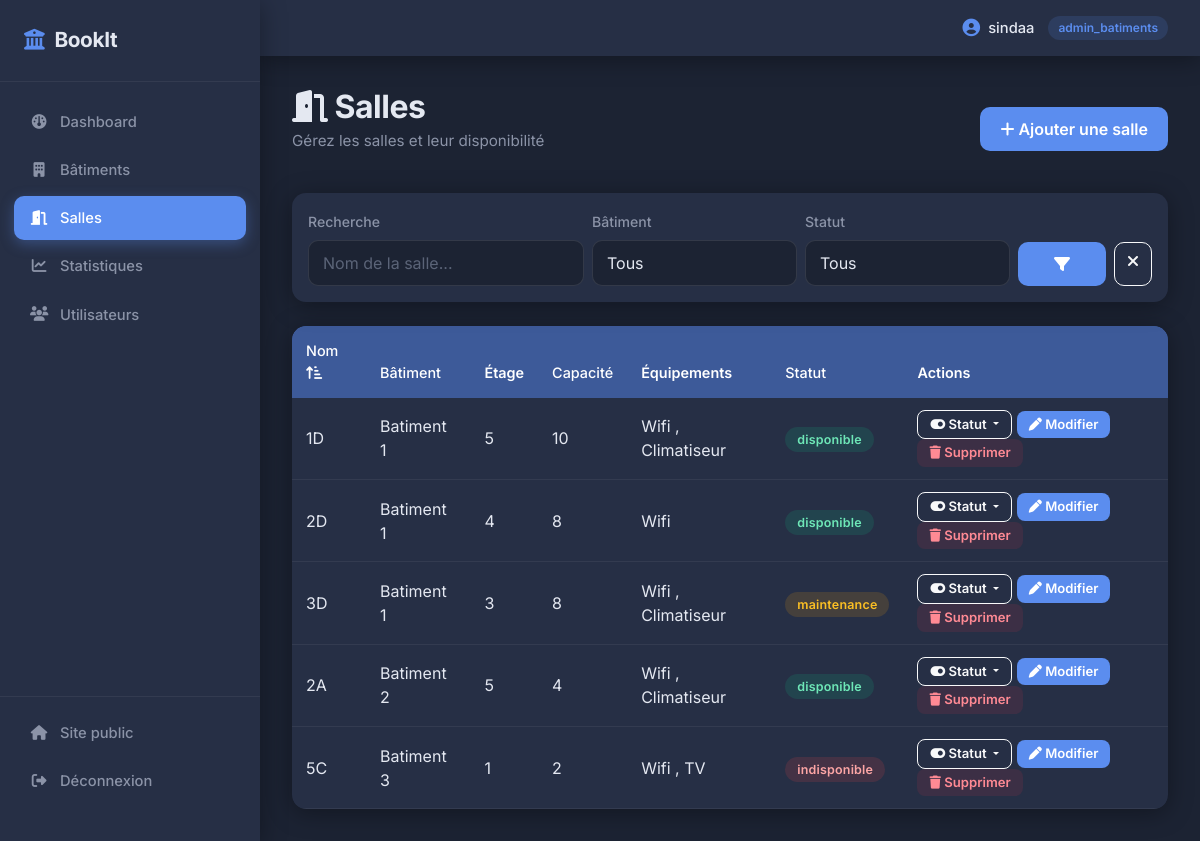
The app's page /public/index.php?controller=salle&action=index (signed in) with its own data.
### tables this page shows
CREATE TABLE `salles` (
  `id` int(11) NOT NULL,
  `etage_id` int(11) NOT NULL,
  `nom` varchar(100) NOT NULL,
  `capacite` int(11) NOT NULL,
  `equipements` varchar(255) DEFAULT NULL,
  `localisation` varchar(150) DEFAULT NULL,
  `statut` enum('disponible','maintenance','indisponible') DEFAULT 'disponible'
);

CREATE TABLE `batiments` (
  `id` int(11) NOT NULL,
  `nom` varchar(100) NOT NULL,
  `adresse` varchar(255) DEFAULT NULL
);

CREATE TABLE `etages` (
  `id` int(11) NOT NULL,
  `batiment_id` int(11) NOT NULL,
  `numero` int(11) NOT NULL
);

### app/controllers/SalleController.php (called while the page is built, shortened)
<?php
require_once __DIR__ . '/../models/Salle.php';
class SalleController
{
    private Salle $salleModel;
    public function __construct()
    {
        $this->salleModel = new Salle();
    }
    public function index(): void
    {
        $filtres = [
            'recherche' => trim($_GET['recherche'] ?? ''),
            'batiment_id' => $_GET['batiment_id'] ?? '',
            'statut' => $_GET['statut'] ?? '',
            'tri' => $_GET['tri'] ?? '',
            'ordre' => $_GET['ordre'] ?? 'ASC',
        ];
        $salles = $this->salleModel->getAll($filtres);
        require __DIR__ . '/../views/backend/salles/index.php';
    }
}

### public/index.php (called while the page is built, shortened)
<?php
$action = $_GET['action'] ?? 'index';
$controller = new $controllerClass();
$controller->$action();

### app/models/Model.php (called while the page is built, shortened)
<?php
require_once __DIR__ . '/../../config/db.php';
abstract class Model
{
    public function __construct()
    {
        $db = new Database();
        $this->pdo = $db->connect();
    }
}

### config/db.php (called while the page is built)
<?php
class Database
{
    private string $host = 'localhost';
    private string $dbname = 'reservation_salles';
    private string $username = 'root';
    private string $password = '';
    private ?PDO $connection = null;
    public function connect(): PDO
    {
        if ($this->connection === null) {
            try {
                $dsn = "mysql:host={$this->host};dbname={$this->dbname};charset=utf8mb4";
                $this->connection = new PDO($dsn, $this->username, $this->password);
                $this->connection->setAttribute(PDO::ATTR_ERRMODE, PDO::ERRMODE_EXCEPTION);
                $this->connection->setAttribute(PDO::ATTR_DEFAULT_FETCH_MODE, PDO::FETCH_ASSOC);
            } catch (PDOException $e) {
                die("Erreur de connexion à la base de données : " . $e->getMessage());
            }
        }
        return $this->connection;
    }
}

### app/models/Salle.php (called while the page is built, shortened)
<?php
require_once __DIR__ . '/Model.php';
class Salle extends Model
{
    public function getAll(array $filtres = []): array
    {
        $sql = "SELECT s.*, e.numero AS etage_numero, b.nom AS batiment_nom, b.id AS batiment_id
                FROM salles s
                JOIN etages e ON s.etage_id = e.id
                JOIN batiments b ON e.batiment_id = b.id
                WHERE 1=1";
        $params = [];
        $colonnesTri = [
            'nom' => 's.nom',
            'batiment' => 'b.nom',
            'capacite' => 's.capacite',
            'statut' => 's.statut',
        ];
        $triCol = $colonnesTri[$filtres['tri'] ?? ''] ?? 'b.nom';
        $ordre = strtoupper($filtres['ordre'] ?? 'ASC') === 'DESC' ? 'DESC' : 'ASC';
        $sql .= " ORDER BY $triCol $ordre";
        $stmt = $this->pdo->prepare($sql);
        $stmt->execute($params);
        return $stmt->fetchAll();
    }
}

### app/views/backend/salles/index.php (the view, shortened to what this page needs)
<?php require __DIR__ . '/../layout_header.php'; ?>
<div class="d-flex justify-content-between align-items-center mb-4 flex-wrap gap-2">
    <div>
        <h2 class="page-title"><i class="fa-solid fa-door-open"></i> Salles</h2>
        <p class="page-subtitle">Gérez les salles et leur disponibilité</p>
    </div>
    <a href="index.php?controller=salle&action=create" class="btn btn-primary">
        <i class="fa-solid fa-plus"></i> Ajouter une salle
    </a>
</div>
<div class="card p-3 mb-4">
    <form action="index.php" method="GET" class="row g-2 align-items-end">
        <div class="col-md-4">
            <label class="form-label">Recherche</label>
            <input type="text" name="recherche" class="form-control" placeholder="Nom de la salle..." value="<?= htmlspecialchars($filtres['recherche']) ?>">
        </div>
        <div class="col-md-3">
            <label class="form-label">Bâtiment</label>
            <select name="batiment_id" class="form-select">
                <option value="">Tous</option>
            </select>
        </div>
        <div class="col-md-3">
            <label class="form-label">Statut</label>
            <select name="statut" class="form-select">
                <option value="">Tous</option>
            </select>
        </div>
        <div class="col-md-2 d-flex gap-2">
            <button type="submit" class="btn btn-primary flex-fill"><i class="fa-solid fa-filter"></i></button>
            <a href="index.php?controller=salle&action=index" class="btn btn-outline-light" title="Réinitialiser">
                <i class="fa-solid fa-xmark"></i>
            </a>
        </div>
    </form>
</div>
<?php if (empty($salles)): ?>
    <div class="card">
        <div class="empty-state">
            <i class="fa-solid fa-door-closed"></i>
            <p>Aucune salle ne correspond à ces critères.</p>
        </div>
    </div>
<?php else: ?>
<?php
function sortLinkSalle($colKey, $label, $filtres) {
    $currentTri = $filtres['tri'] ?: 'nom';
    $currentOrdre = $filtres['ordre'] ?: 'ASC';
    $nextOrdre = ($currentTri === $colKey && $currentOrdre === 'ASC') ? 'DESC' : 'ASC';
    $params = array_merge($filtres, ['controller' => 'salle', 'action' => 'index', 'tri' => $colKey, 'ordre' => $nextOrdre]);
    $icon = '';
    if ($currentTri === $colKey) {
        $icon = $currentOrdre === 'ASC' ? ' <i class="fa-solid fa-arrow-up-short-wide"></i>' : ' <i class="fa-solid fa-arrow-down-wide-short"></i>';
    }
    return '<a href="index.php?' . http_build_query($params) . '" class="text-decoration-none" style="color: inherit;">' . $label . $icon . '</a>';
}
?>
<div class="table-responsive">
    <table class="table align-middle">
        <thead>
        <tr>
            <th><?= sortLinkSalle('nom', 'Nom', $filtres) ?></th>
            <th><?= sortLinkSalle('batiment', 'Bâtiment', $filtres) ?></th>
            <th>Étage</th>
            <th><?= sortLinkSalle('capacite', 'Capacité', $filtres) ?></th>
            <th>Équipements</th>
            <th><?= sortLinkSalle('statut', 'Statut', $filtres) ?></th>
            <th>Actions</th>
        </tr>
        </thead>
        <tbody>
        <?php foreach ($salles as $s): ?>
        <tr>
            <td><?= htmlspecialchars($s['nom']) ?></td>
            <td><?= htmlspecialchars($s['batiment_nom']) ?></td>
            <td><?= htmlspecialchars($s['etage_numero']) ?></td>
            <td><?= (int)$s['capacite'] ?></td>
            <td><?= htmlspecialchars($s['equipements']) ?></td>
            <td><span class="badge-statut badge-<?= htmlspecialchars($s['statut']) ?>"><?= htmlspecialchars($s['statut']) ?></span></td>
            <td>
                <div class="btn-group">
                    <button class="btn btn-sm btn-outline-light dropdown-toggle btn-sm-action" data-bs-toggle="dropdown">
                        <i class="fa-solid fa-toggle-on"></i> Statut
                    </button>
                </div>
                <a href="index.php?controller=salle&action=edit&id=<?= $s['id'] ?>" class="btn btn-sm btn-primary btn-sm-action">
                    <i class="fa-solid fa-pen"></i> Modifier
                </a>
                <a href="index.php?controller=salle&action=delete&id=<?= $s['id'] ?>"
                   class="btn btn-sm btn-danger-soft btn-sm-action"
                   onclick="return confirm('Supprimer cette salle ?');">
                    <i class="fa-solid fa-trash"></i> Supprimer
                </a>
            </td>
        </tr>
        <?php endforeach; ?>
        </tbody>
    </table>
</div>
<?php endif; ?>
<?php require __DIR__ . '/../layout_footer.php'; ?>

### app/views/backend/layout_header.php (shortened to what this page needs)
<!DOCTYPE html>
<html lang="fr">
<head>
    <link href="https://cdnjs.cloudflare.com/ajax/libs/bootstrap/5.3.3/css/bootstrap.min.css" rel="stylesheet">
    <link href="https://cdnjs.cloudflare.com/ajax/libs/font-awesome/6.5.1/css/all.min.css" rel="stylesheet">
    <link rel="stylesheet" href="/reservation-salles/public/css/backend.css">
</head>
<body>
<?php $currentController = $_GET['controller'] ?? ''; ?>
<div class="app-layout">
    <aside class="sidebar">
        <div class="sidebar-brand">
            <i class="fa-solid fa-building-columns"></i> BookIt
        </div>
        <nav class="sidebar-nav">
            <a href="index.php?controller=dashboard&action=index"
               class="sidebar-link <?= $currentController === 'dashboard' ? 'active' : '' ?>">
                <i class="fa-solid fa-gauge"></i> Dashboard
            </a>
            <?php if (($_SESSION['user_role'] ?? '') === 'admin_batiments'): ?>
            <a href="index.php?controller=batiment&action=index"
               class="sidebar-link <?= $currentController === 'batiment' ? 'active' : '' ?>">
                <i class="fa-solid fa-building"></i> Bâtiments
            </a>
            <a href="index.php?controller=salle&action=index"
               class="sidebar-link <?= $currentController === 'salle' ? 'active' : '' ?>">
                <i class="fa-solid fa-door-open"></i> Salles
            </a>
            <a href="index.php?controller=statistique&action=index"
               class="sidebar-link <?= $currentController === 'statistique' ? 'active' : '' ?>">
                <i class="fa-solid fa-chart-line"></i> Statistiques
            </a>
            <a href="index.php?controller=utilisateur&action=index"
               class="sidebar-link <?= $currentController === 'utilisateur' ? 'active' : '' ?>">
                <i class="fa-solid fa-users"></i> Utilisateurs
            </a>
            <?php endif; ?>
        </nav>
        <div class="sidebar-footer">
            <a href="index.php?controller=home&action=index" class="sidebar-link">
                <i class="fa-solid fa-house"></i> Site public
            </a>
            <a href="index.php?controller=auth&action=logout" class="sidebar-link logout">
                <i class="fa-solid fa-right-from-bracket"></i> Déconnexion
            </a>
        </div>
    </aside>
    <div class="main-content">
        <header class="topbar">
            <div class="topbar-user">
                <i class="fa-solid fa-circle-user"></i>
                <?= htmlspecialchars($_SESSION['user_nom'] ?? '') ?>
                <span class="topbar-role"><?= htmlspecialchars($_SESSION['user_role'] ?? '') ?></span>
            </div>
        </header>
        <div class="content-body">

### app/views/backend/layout_footer.php (shortened to what this page needs)
        </div>
    </div>
</div>
</body>
</html>

### records on screen
salles: nom "1D", batiments.nom "Batiment 1", etage.numero "5", capacite "10", equipements "Wifi , Climatiseur", statut "disponible"
salles: nom "2D", batiments.nom "Batiment 1", etage.numero "4", capacite "8", equipements "Wifi", statut "disponible"
salles: nom "3D", batiments.nom "Batiment 1", etage.numero "3", capacite "8", equipements "Wifi , Climatiseur", statut "maintenance"
salles: nom "2A", batiments.nom "Batiment 2", etage.numero "5", capacite "4", equipements "Wifi , Climatiseur", statut "disponible"
salles: nom "5C", batiments.nom "Batiment 3", etage.numero "1", capacite "2", equipements "Wifi , TV", statut "indisponible"

### other values on screen
$_SESSION['user_nom'] "sindaa"
$_SESSION['user_role'] "admin_batiments"
$label "Nom Bâtiment Capacité Statut"
